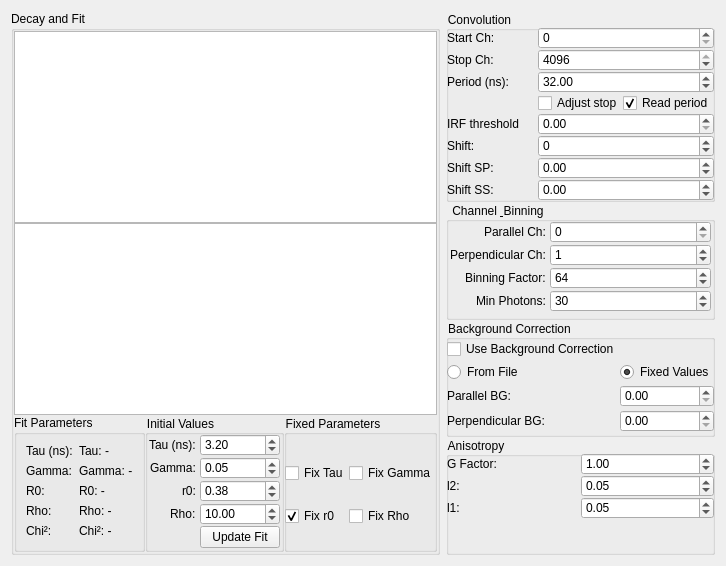
      <widget class="QWidget" name="analysis_tab">
       <attribute name="title">
        <string>Analysis</string>
       </attribute>
       <layout class="QHBoxLayout" name="analysis_tab_layout">
        <item>
         <widget class="QGroupBox" name="groupBox_combined_plot">
          <property name="title">
           <string>Decay and Fit</string>
          </property>
          <layout class="QGridLayout" name="gridLayout_2">
           <property name="leftMargin">
            <number>0</number>
           </property>
           <property name="topMargin">
            <number>0</number>
           </property>
           <property name="rightMargin">
            <number>0</number>
           </property>
           <property name="bottomMargin">
            <number>0</number>
           </property>
           <property name="spacing">
            <number>0</number>
           </property>
           <item row="0" column="0" colspan="3">
            <widget class="PlotWidget" name="residual_plot">
             <property name="sizePolicy">
              <sizepolicy hsizetype="Expanding" vsizetype="MinimumExpanding">
               <horstretch>0</horstretch>
               <verstretch>0</verstretch>
              </sizepolicy>
             </property>
             <property name="minimumSize">
              <size>
               <width>0</width>
               <height>150</height>
              </size>
             </property>
             <property name="maximumSize">
              <size>
               <width>16777215</width>
               <height>16777215</height>
              </size>
             </property>
            </widget>
           </item>
           <item row="1" column="0" colspan="3">
            <widget class="PlotWidget" name="combined_plot"/>
           </item>
           <item row="2" column="1" rowspan="2">
            <widget class="QGroupBox" name="initial_group">
             <property name="sizePolicy">
              <sizepolicy hsizetype="Expanding" vsizetype="Preferred">
               <horstretch>0</horstretch>
               <verstretch>0</verstretch>
              </sizepolicy>
             </property>
             <property name="styleSheet">
              <string notr="true">QGroupBox { padding-top: 15px; margin-top: 0.8em; }</string>
             </property>
             <property name="title">
              <string>Initial Values</string>
             </property>
             <layout class="QFormLayout" name="initial_layout">
              <property name="fieldGrowthPolicy">
               <enum>QFormLayout::AllNonFixedFieldsGrow</enum>
              </property>
              <property name="labelAlignment">
               <set>Qt::AlignRight|Qt::AlignTrailing|Qt::AlignVCenter</set>
              </property>
              <property name="horizontalSpacing">
               <number>4</number>
              </property>
              <property name="verticalSpacing">
               <number>1</number>
              </property>
              <property name="leftMargin">
               <number>3</number>
              </property>
              <property name="topMargin">
               <number>3</number>
              </property>
              <property name="rightMargin">
               <number>3</number>
              </property>
              <property name="bottomMargin">
               <number>3</number>
              </property>
              <item row="0" column="0">
               <widget class="QLabel" name="tau_spinbox_label">
                <property name="text">
                 <string>Tau (ns):</string>
                </property>
               </widget>
              </item>
              <item row="0" column="1">
               <widget class="QDoubleSpinBox" name="tau_spinbox">
                <property name="minimum">
                 <double>0.100000000000000</double>
                </property>
                <property name="maximum">
                 <double>20.000000000000000</double>
                </property>
                <property name="singleStep">
                 <double>0.100000000000000</double>
                </property>
                <property name="value">
                 <double>3.200000000000000</double>
                </property>
               </widget>
              </item>
              <item row="1" column="0">
               <widget class="QLabel" name="gamma_spinbox_label">
                <property name="text">
                 <string>Gamma:</string>
                </property>
               </widget>
              </item>
              <item row="1" column="1">
               <widget class="QDoubleSpinBox" name="gamma_spinbox">
                <property name="maximum">
                 <double>1.000000000000000</double>
                </property>
                <property name="singleStep">
                 <double>0.010000000000000</double>
                </property>
                <property name="value">
                 <double>0.050000000000000</double>
                </property>
               </widget>
              </item>
              <item row="2" column="0">
               <widget class="QLabel" name="r0_spinbox_label">
                <property name="text">
                 <string>r0:</string>
                </property>
               </widget>
              </item>
              <item row="2" column="1">
               <widget class="QDoubleSpinBox" name="r0_spinbox">
                <property name="maximum">
                 <double>1.000000000000000</double>
                </property>
                <property name="singleStep">
                 <double>0.010000000000000</double>
                </property>
                <property name="value">
                 <double>0.380000000000000</double>
                </property>
               </widget>
              </item>
              <item row="3" column="0">
               <widget class="QLabel" name="rho_spinbox_label">
                <property name="text">
                 <string>Rho:</string>
                </property>
               </widget>
              </item>
              <item row="3" column="1">
               <widget class="QDoubleSpinBox" name="rho_spinbox">
                <property name="maximum">
                 <double>100.000000000000000</double>
                </property>
                <property name="singleStep">
                 <double>0.100000000000000</double>
                </property>
                <property name="value">
                 <double>10.000000000000000</double>
                </property>
               </widget>
              </item>
              <item row="4" column="1">
               <widget class="QPushButton" name="update_fit_button">
                <property name="sizePolicy">
                 <sizepolicy hsizetype="Expanding" vsizetype="Fixed">
                  <horstretch>0</horstretch>
                  <verstretch>0</verstretch>
                 </sizepolicy>
                </property>
                <property name="text">
                 <string>Update Fit</string>
                </property>
               </widget>
              </item>
             </layout>
            </widget>
           </item>
           <item row="2" column="0" rowspan="2">
            <widget class="QGroupBox" name="fit_params_group">
             <property name="sizePolicy">
              <sizepolicy hsizetype="Minimum" vsizetype="Preferred">
               <horstretch>0</horstretch>
               <verstretch>0</verstretch>
              </sizepolicy>
             </property>
             <property name="title">
              <string>Fit Parameters</string>
             </property>
             <layout class="QFormLayout" name="fit_params_layout">
              <item row="0" column="0">
               <widget class="QLabel" name="tau_label_title">
                <property name="text">
                 <string>Tau (ns):</string>
                </property>
               </widget>
              </item>
              <item row="0" column="1">
               <widget class="QLabel" name="tau_label">
                <property name="text">
                 <string>Tau: -</string>
                </property>
               </widget>
              </item>
              <item row="1" column="0">
               <widget class="QLabel" name="gamma_label_title">
                <property name="text">
                 <string>Gamma:</string>
                </property>
               </widget>
              </item>
              <item row="1" column="1">
               <widget class="QLabel" name="gamma_label">
                <property name="text">
                 <string>Gamma: -</string>
                </property>
               </widget>
              </item>
              <item row="3" column="0">
               <widget class="QLabel" name="r0_label_title">
                <property name="text">
                 <string>R0:</string>
                </property>
               </widget>
              </item>
              <item row="3" column="1">
               <widget class="QLabel" name="r0_label">
                <property name="text">
                 <string>R0: -</string>
                </property>
               </widget>
              </item>
              <item row="4" column="0">
               <widget class="QLabel" name="rho_label_title">
                <property name="text">
                 <string>Rho:</string>
                </property>
               </widget>
              </item>
              <item row="4" column="1">
               <widget class="QLabel" name="rho_label">
                <property name="text">
                 <string>Rho: -</string>
                </property>
               </widget>
              </item>
              <item row="5" column="0">
               <widget class="QLabel" name="chi2_label_title">
                <property name="text">
                 <string>Chi²:</string>
                </property>
               </widget>
              </item>
              <item row="5" column="1">
               <widget class="QLabel" name="chi2_label">
                <property name="text">
                 <string>Chi²: -</string>
                </property>
               </widget>
              </item>
             </layout>
            </widget>
           </item>
           <item row="2" column="2" rowspan="2">
            <widget class="QGroupBox" name="fixed_group">
             <property name="sizePolicy">
              <sizepolicy hsizetype="Minimum" vsizetype="Preferred">
               <horstretch>0</horstretch>
               <verstretch>0</verstretch>
              </sizepolicy>
             </property>
             <property name="styleSheet">
              <string notr="true">QGroupBox { padding-top: 15px; margin-top: 0.8em; }</string>
             </property>
             <property name="title">
              <string>Fixed Parameters</string>
             </property>
             <property name="alignment">
              <set>Qt::AlignLeading|Qt::AlignLeft|Qt::AlignTop</set>
             </property>
             <layout class="QGridLayout" name="fixed_layout">
              <property name="leftMargin">
               <number>0</number>
              </property>
              <property name="rightMargin">
               <number>0</number>
              </property>
              <property name="bottomMargin">
               <number>0</number>
              </property>
              <property name="spacing">
               <number>0</number>
              </property>
              <item row="0" column="0">
               <widget class="QCheckBox" name="fix_tau_checkbox">
                <property name="text">
                 <string>Fix Tau</string>
                </property>
               </widget>
              </item>
              <item row="1" column="1">
               <widget class="QCheckBox" name="fix_rho_checkbox">
                <property name="text">
                 <string>Fix Rho</string>
                </property>
               </widget>
              </item>
              <item row="1" column="0">
               <widget class="QCheckBox" name="fix_r0_checkbox">
                <property name="text">
                 <string>Fix r0</string>
                </property>
                <property name="checked">
                 <bool>true</bool>
                </property>
               </widget>
              </item>
              <item row="0" column="1">
               <widget class="QCheckBox" name="fix_gamma_checkbox">
                <property name="text">
                 <string>Fix Gamma</string>
                </property>
               </widget>
              </item>
             </layout>
            </widget>
           </item>
          </layout>
         </widget>
        </item>
        <item>
         <widget class="QWidget" name="parameter_widget" native="true">
          <layout class="QVBoxLayout" name="verticalLayout">
           <property name="spacing">
            <number>0</number>
           </property>
           <property name="leftMargin">
            <number>0</number>
           </property>
           <property name="topMargin">
            <number>0</number>
           </property>
           <property name="rightMargin">
            <number>0</number>
           </property>
           <property name="bottomMargin">
            <number>0</number>
           </property>
           <item>
            <widget class="QGroupBox" name="microtime_group">
             <property name="sizePolicy">
              <sizepolicy hsizetype="Preferred" vsizetype="Minimum">
               <horstretch>0</horstretch>
               <verstretch>0</verstretch>
              </sizepolicy>
             </property>
             <property name="styleSheet">
              <string notr="true">QGroupBox { padding-top: 15px; margin-top: 0.8em; }</string>
             </property>
             <property name="title">
              <string>Convolution</string>
             </property>
             <property name="flat">
              <bool>true</bool>
             </property>
             <layout class="QGridLayout" name="gridLayout_3">
              <property name="leftMargin">
               <number>0</number>
              </property>
              <property name="topMargin">
               <number>0</number>
              </property>
              <property name="rightMargin">
               <number>0</number>
              </property>
              <property name="bottomMargin">
               <number>0</number>
              </property>
              <property name="spacing">
               <number>0</number>
              </property>
              <item row="0" column="0">
               <widget class="QLabel" name="micro_time_start_label">
                <property name="text">
                 <string>Start Ch:</string>
                </property>
               </widget>
              </item>
              <item row="0" column="1">
               <widget class="QSpinBox" name="micro_time_start_spinbox">
                <property name="maximum">
                 <number>4096</number>
                </property>
               </widget>
              </item>
              <item row="1" column="0">
               <widget class="QLabel" name="micro_time_stop_label">
                <property name="text">
                 <string>Stop Ch:</string>
                </property>
               </widget>
              </item>
              <item row="1" column="1">
               <widget class="QSpinBox" name="micro_time_stop_spinbox">
                <property name="minimum">
                 <number>1</number>
                </property>
                <property name="maximum">
                 <number>4096</number>
                </property>
                <property name="value">
                 <number>4096</number>
                </property>
               </widget>
              </item>
              <item row="2" column="0">
               <widget class="QLabel" name="period_label">
                <property name="text">
                 <string>Period (ns):</string>
                </property>
               </widget>
              </item>
              <item row="2" column="1">
               <widget class="QDoubleSpinBox" name="period_spinbox">
                <property name="minimum">
                 <double>1.000000000000000</double>
                </property>
                <property name="maximum">
                 <double>100.000000000000000</double>
                </property>
                <property name="singleStep">
                 <double>0.100000000000000</double>
                </property>
                <property name="value">
                 <double>32.000000000000000</double>
                </property>
               </widget>
              </item>
              <item row="3" column="0">
               <widget class="QLabel" name="checkbox_label">
                <property name="text">
                 <string/>
                </property>
               </widget>
              </item>
              <item row="3" column="1">
               <layout class="QHBoxLayout" name="checkbox_layout">
                <item>
                 <widget class="QCheckBox" name="adjust_stop_checkbox">
                  <property name="text">
                   <string>Adjust stop</string>
                  </property>
                  <property name="checked">
                   <bool>false</bool>
                  </property>
                 </widget>
                </item>
                <item>
                 <widget class="QCheckBox" name="read_period_checkbox">
                  <property name="text">
                   <string>Read period</string>
                  </property>
                  <property name="checked">
                   <bool>true</bool>
                  </property>
                 </widget>
                </item>
               </layout>
              </item>
              <item row="4" column="0">
               <widget class="QLabel" name="label">
                <property name="text">
                 <string>IRF threshold</string>
                </property>
               </widget>
              </item>
              <item row="4" column="1">
               <widget class="QDoubleSpinBox" name="doubleSpinBox_irf_threshold"/>
              </item>
              <item row="5" column="0">
               <widget class="QLabel" name="shift_label">
                <property name="text">
                 <string>Shift:</string>
                </property>
               </widget>
              </item>
              <item row="5" column="1">
               <widget class="QSpinBox" name="shift_spinbox">
                <property name="toolTip">
                 <string>Integer shift of the second (ss) decay relative to the first (sp)</string>
                </property>
                <property name="minimum">
                 <number>-100</number>
                </property>
                <property name="maximum">
                 <number>100</number>
                </property>
               </widget>
              </item>
              <item row="6" column="0">
               <widget class="QLabel" name="shift_sp_label">
                <property name="text">
                 <string>Shift SP:</string>
                </property>
               </widget>
              </item>
              <item row="6" column="1">
               <widget class="QDoubleSpinBox" name="shift_sp_spinbox">
                <property name="toolTip">
                 <string>Sub-channel (fractional) shift to apply to the sp IRF</string>
                </property>
                <property name="minimum">
                 <double>-10.000000000000000</double>
                </property>
                <property name="maximum">
                 <double>10.000000000000000</double>
                </property>
                <property name="singleStep">
                 <double>0.100000000000000</double>
                </property>
               </widget>
              </item>
              <item row="7" column="0">
               <widget class="QLabel" name="shift_ss_label">
                <property name="text">
                 <string>Shift SS:</string>
                </property>
               </widget>
              </item>
              <item row="7" column="1">
               <widget class="QDoubleSpinBox" name="shift_ss_spinbox">
                <property name="toolTip">
                 <string>Sub-channel (fractional) shift to apply to the ss IRF</string>
                </property>
                <property name="minimum">
                 <double>-10.000000000000000</double>
                </property>
                <property name="maximum">
                 <double>10.000000000000000</double>
                </property>
                <property name="singleStep">
                 <double>0.100000000000000</double>
                </property>
               </widget>
              </item>
             </layout>
            </widget>
           </item>
           <item>
            <widget class="QGroupBox" name="channel_binning_group">
             <property name="sizePolicy">
              <sizepolicy hsizetype="Preferred" vsizetype="Minimum">
               <horstretch>0</horstretch>
               <verstretch>0</verstretch>
              </sizepolicy>
             </property>
             <property name="styleSheet">
              <string notr="true">QGroupBox { padding-top: 15px; margin-top: 0.8em; }</string>
             </property>
             <property name="title">
              <string>Channel &amp; Binning</string>
             </property>
             <property name="flat">
              <bool>true</bool>
             </property>
             <layout class="QFormLayout" name="channel_binning_layout">
              <property name="fieldGrowthPolicy">
               <enum>QFormLayout::AllNonFixedFieldsGrow</enum>
              </property>
              <property name="labelAlignment">
               <set>Qt::AlignRight|Qt::AlignTrailing|Qt::AlignVCenter</set>
              </property>
              <property name="horizontalSpacing">
               <number>4</number>
              </property>
              <property name="verticalSpacing">
               <number>1</number>
              </property>
              <property name="leftMargin">
               <number>3</number>
              </property>
              <property name="topMargin">
               <number>3</number>
              </property>
              <property name="rightMargin">
               <number>3</number>
              </property>
              <property name="bottomMargin">
               <number>3</number>
              </property>
              <item row="0" column="0">
               <widget class="QLabel" name="ch_p_label">
                <property name="text">
                 <string>Parallel Ch:</string>
                </property>
               </widget>
              </item>
              <item row="0" column="1">
               <widget class="QSpinBox" name="ch_p_spinbox">
                <property name="maximum">
                 <number>15</number>
                </property>
                <property name="value">
                 <number>0</number>
                </property>
               </widget>
              </item>
              <item row="1" column="0">
               <widget class="QLabel" name="ch_s_label">
                <property name="text">
                 <string>Perpendicular Ch:</string>
                </property>
               </widget>
              </item>
              <item row="1" column="1">
               <widget class="QSpinBox" name="ch_s_spinbox">
                <property name="maximum">
                 <number>15</number>
                </property>
                <property name="value">
                 <number>1</number>
                </property>
               </widget>
              </item>
              <item row="2" column="0">
               <widget class="QLabel" name="binning_factor_label">
                <property name="text">
                 <string>Binning Factor:</string>
                </property>
               </widget>
              </item>
              <item row="2" column="1">
               <widget class="QSpinBox" name="binning_factor_spinbox">
                <property name="minimum">
                 <number>1</number>
                </property>
                <property name="maximum">
                 <number>1024</number>
                </property>
                <property name="value">
                 <number>64</number>
                </property>
               </widget>
              </item>
              <item row="3" column="0">
               <widget class="QLabel" name="min_photons_label">
                <property name="text">
                 <string>Min Photons:</string>
                </property>
               </widget>
              </item>
              <item row="3" column="1">
               <widget class="QSpinBox" name="min_photons_spinbox">
                <property name="minimum">
                 <number>1</number>
                </property>
                <property name="maximum">
                 <number>1000</number>
                </property>
                <property name="value">
                 <number>30</number>
                </property>
               </widget>
              </item>
             </layout>
            </widget>
           </item>
           <item>
            <widget class="QGroupBox" name="background_group">
             <property name="sizePolicy">
              <sizepolicy hsizetype="Preferred" vsizetype="Minimum">
               <horstretch>0</horstretch>
               <verstretch>0</verstretch>
              </sizepolicy>
             </property>
             <property name="styleSheet">
              <string notr="true">QGroupBox { padding-top: 15px; margin-top: 0.8em; }</string>
             </property>
             <property name="title">
              <string>Background Correction</string>
             </property>
             <property name="flat">
              <bool>true</bool>
             </property>
             <layout class="QGridLayout" name="gridLayout_5">
              <property name="leftMargin">
               <number>0</number>
              </property>
              <property name="topMargin">
               <number>0</number>
              </property>
              <property name="rightMargin">
               <number>0</number>
              </property>
              <property name="bottomMargin">
               <number>0</number>
              </property>
              <property name="spacing">
               <number>0</number>
              </property>
              <item row="2" column="1">
               <widget class="QDoubleSpinBox" name="bg_p_spinbox">
                <property name="toolTip">
                 <string>Background level for parallel channel</string>
                </property>
                <property name="minimum">
                 <double>0.000000000000000</double>
                </property>
                <property name="maximum">
                 <double>1000.000000000000000</double>
                </property>
                <property name="singleStep">
                 <double>0.100000000000000</double>
                </property>
                <property name="value">
                 <double>0.000000000000000</double>
                </property>
               </widget>
              </item>
              <item row="1" column="0">
               <widget class="QRadioButton" name="bg_file_radio">
                <property name="text">
                 <string>From File</string>
                </property>
               </widget>
              </item>
              <item row="0" column="0">
               <widget class="QCheckBox" name="use_bg_checkbox">
                <property name="text">
                 <string>Use Background Correction</string>
                </property>
                <property name="checkable">
                 <bool>false</bool>
                </property>
                <property name="checked">
                 <bool>false</bool>
                </property>
               </widget>
              </item>
              <item row="3" column="0">
               <widget class="QLabel" name="bg_s_label">
                <property name="text">
                 <string>Perpendicular BG:</string>
                </property>
               </widget>
              </item>
              <item row="1" column="1">
               <widget class="QRadioButton" name="bg_fixed_radio">
                <property name="text">
                 <string>Fixed Values</string>
                </property>
                <property name="checked">
                 <bool>true</bool>
                </property>
               </widget>
              </item>
              <item row="3" column="1">
               <widget class="QDoubleSpinBox" name="bg_s_spinbox">
                <property name="toolTip">
                 <string>Background level for perpendicular channel</string>
                </property>
                <property name="minimum">
                 <double>0.000000000000000</double>
                </property>
                <property name="maximum">
                 <double>1000.000000000000000</double>
                </property>
                <property name="singleStep">
                 <double>0.100000000000000</double>
                </property>
                <property name="value">
                 <double>0.000000000000000</double>
                </property>
               </widget>
              </item>
              <item row="2" column="0">
               <widget class="QLabel" name="bg_p_label">
                <property name="text">
                 <string>Parallel BG:</string>
                </property>
               </widget>
              </item>
             </layout>
            </widget>
           </item>
           <item>
            <widget class="QGroupBox" name="fit_group">
             <property name="sizePolicy">
              <sizepolicy hsizetype="Preferred" vsizetype="Minimum">
               <horstretch>0</horstretch>
               <verstretch>0</verstretch>
              </sizepolicy>
             </property>
             <property name="styleSheet">
              <string notr="true">QGroupBox { padding-top: 15px; margin-top: 0.8em; }</string>
             </property>
             <property name="title">
              <string>Anisotropy</string>
             </property>
             <property name="flat">
              <bool>true</bool>
             </property>
             <layout class="QGridLayout" name="gridLayout">
              <property name="leftMargin">
               <number>0</number>
              </property>
              <property name="topMargin">
               <number>0</number>
              </property>
              <property name="rightMargin">
               <number>0</number>
              </property>
              <property name="spacing">
               <number>0</number>
              </property>
              <item row="4" column="1">
               <widget class="QLabel" name="l_label">
                <property name="text">
                 <string/>
                </property>
               </widget>
              </item>
              <item row="1" column="1">
               <widget class="QDoubleSpinBox" name="l2_spinbox">
                <property name="maximum">
                 <double>1.000000000000000</double>
                </property>
                <property name="singleStep">
                 <double>0.010000000000000</double>
                </property>
                <property name="value">
                 <double>0.050000000000000</double>
                </property>
               </widget>
              </item>
              <item row="0" column="0">
               <widget class="QLabel" name="g_factor_label">
                <property name="text">
                 <string>G Factor:</string>
                </property>
               </widget>
              </item>
              <item row="0" column="1">
               <widget class="QDoubleSpinBox" name="g_factor_spinbox">
                <property name="minimum">
                 <double>0.010000000000000</double>
                </property>
                <property name="maximum">
                 <double>10.000000000000000</double>
                </property>
                <property name="singleStep">
                 <double>0.010000000000000</double>
                </property>
                <property name="value">
                 <double>1.000000000000000</double>
                </property>
               </widget>
              </item>
              <item row="1" column="0">
               <widget class="QLabel" name="l2_label">
                <property name="text">
                 <string>l2:</string>
                </property>
               </widget>
              </item>
              <item row="2" column="1">
               <widget class="QDoubleSpinBox" name="l1_spinbox">
                <property name="maximum">
                 <double>1.000000000000000</double>
                </property>
                <property name="singleStep">
                 <double>0.010000000000000</double>
                </property>
                <property name="value">
                 <double>0.050000000000000</double>
                </property>
               </widget>
              </item>
              <item row="2" column="0">
               <widget class="QLabel" name="l1_label">
                <property name="text">
                 <string>l1:</string>
                </property>
               </widget>
              </item>
             </layout>
            </widget>
           </item>
          </layout>
         </widget>
        </item>
       </layout>
      </widget>
